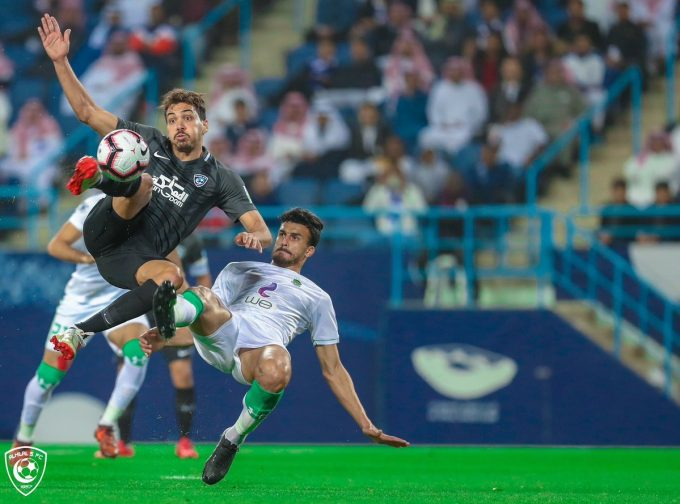
#> input picture ce3.jpg, 680 x 504 px
$ python ImageTranslation.py --image ce3.jpg
#> lines starting #> are read from the running program, lines starting #| are printed output that depends on the picture
import numpy as np
import cv2 as cv
import argparse

ap=argparse.ArgumentParser()
ap.add_argument("-i","--image",required=True,help="Path to img")
args=vars(ap.parse_args())

img= cv.imread(args["image"])
#> img is the input picture: shape (504, 680, 3); mean B, G, R 100.4, 101.9, 69.7
cv.imshow("org",img)
# m=np.float32([[1,0,50],[0,1,60]])
# shift=cv.warpAffine(img,m,(img.shape[1],img.shape[0]))
# cv.imshow("shift",shift)
def translate(img,x,y):
#> called with x = 70, y = -45
    m = np.float32([[1, 0, x], [0, 1, y]])
    shift = cv.warpAffine(img, m, (img.shape[1], img.shape[0]))
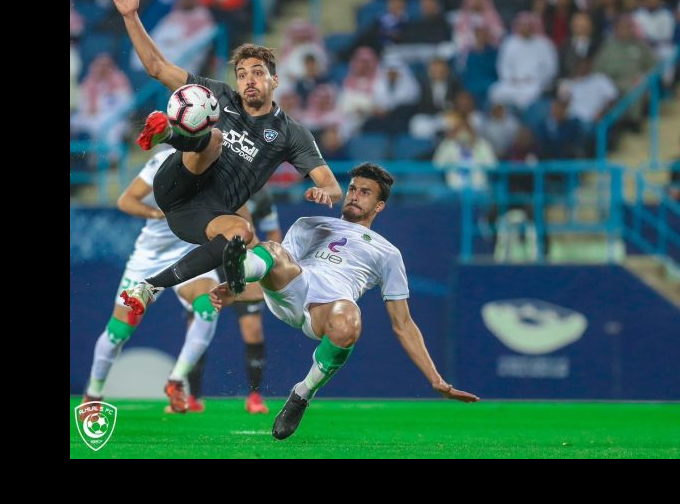
#> shift: shape (504, 680, 3); mean B, G, R 83.7, 85.5, 57.6
    return shift

shiftCall=translate(img,70,-45)
cv.imshow("shift",shiftCall)
cv.waitKey(0)
